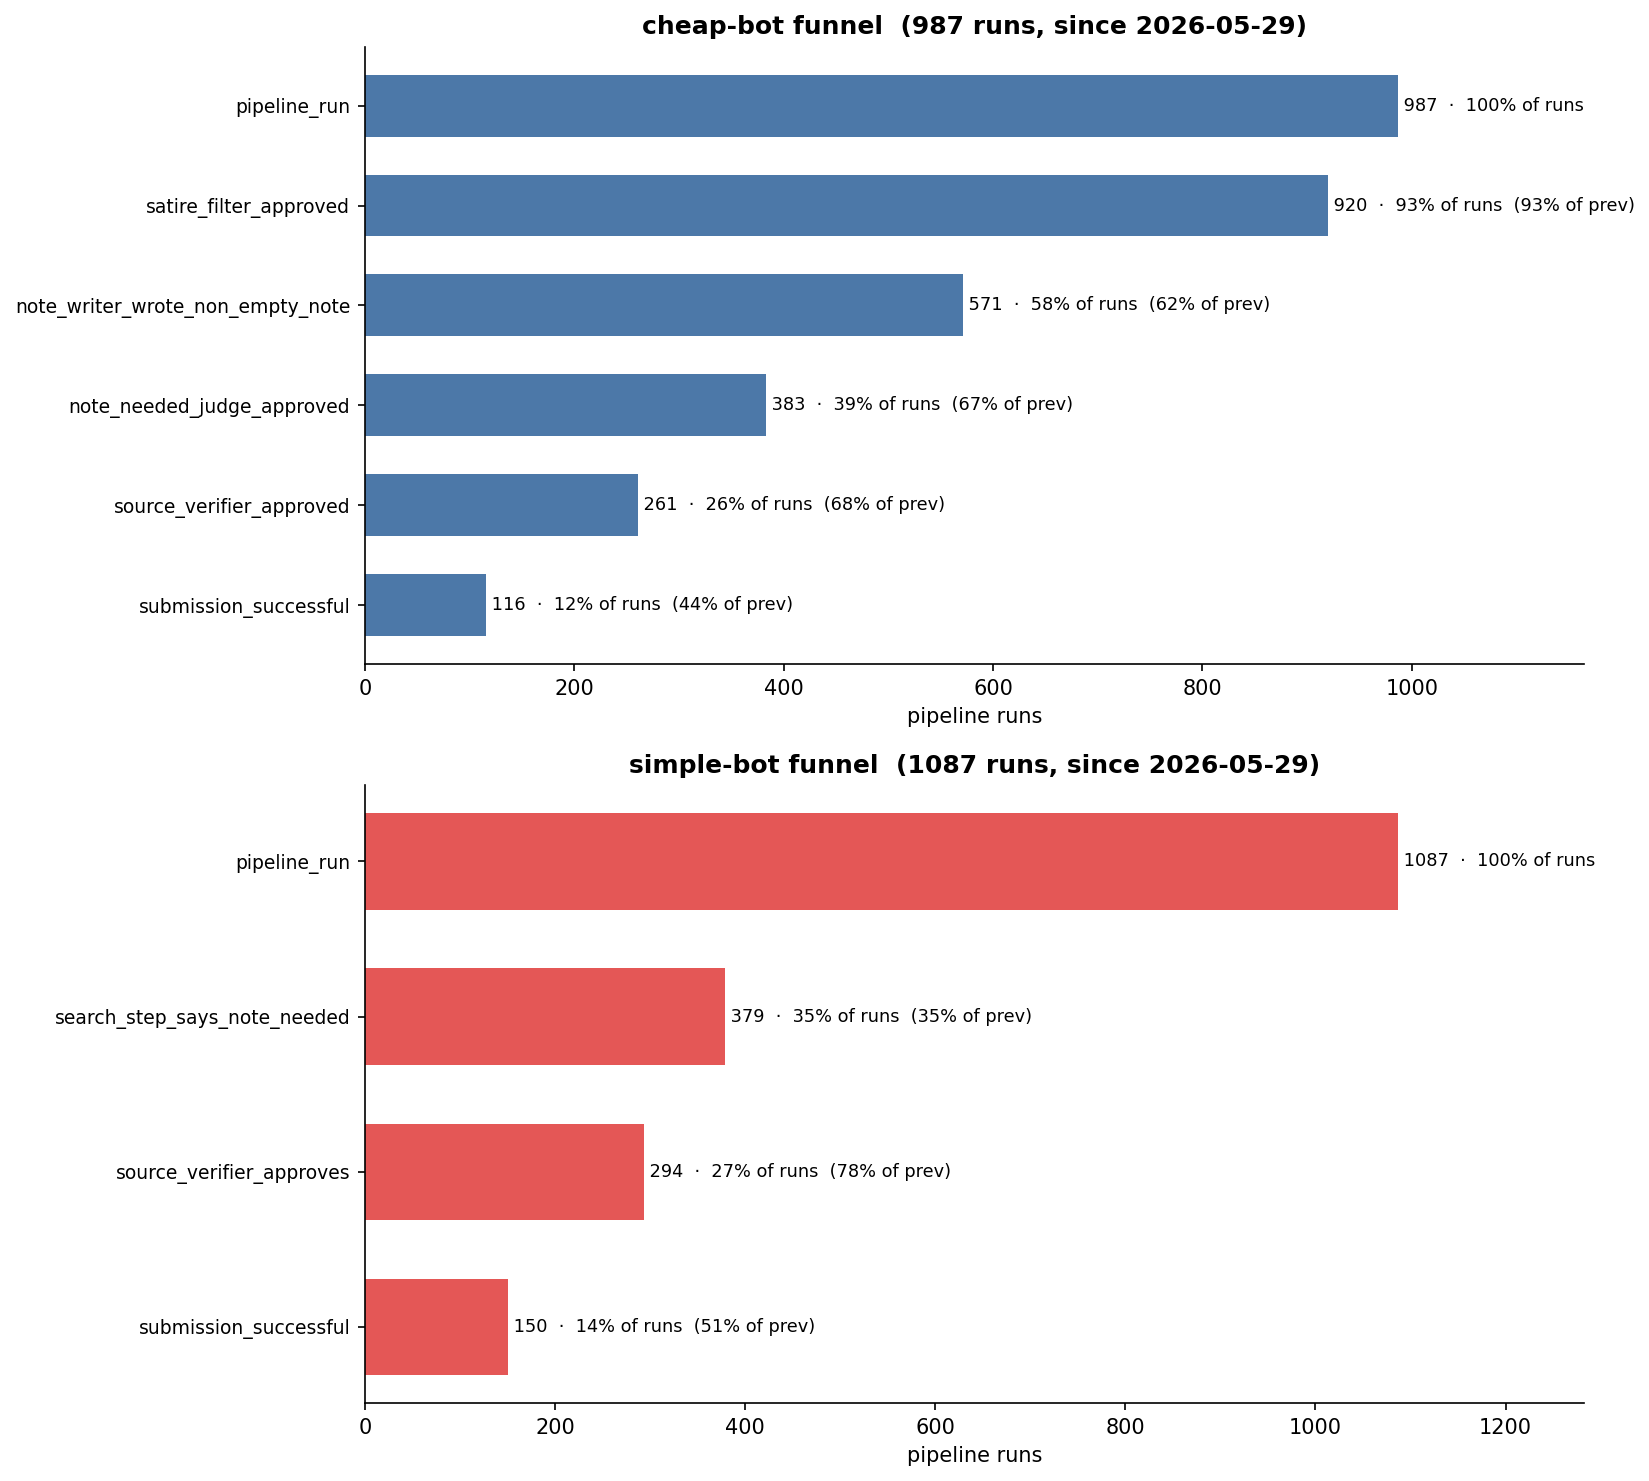

Here is the Python script that generated this plot:
"""Pipeline-run funnel: where do cheap-bot and simple-bot runs stop?

For each bot we bucket every pipeline_run into the furthest stage it reached and
draw a funnel. Stage membership is derived from slim JSONB subpaths of
`pipeline_runs.logs.note_writer_steps` plus the top-level `check_reasoning` /
`outcome` columns, so we never pull the heavy logs blob.

cheap-bot stages:
  pipeline_run -> satire_filter_approved -> note_writer_wrote_non_empty_note
    -> note_needed_judge_approved -> source_verifier_approved -> submission_successful
simple-bot stages:
  pipeline_run -> search_step_says_note_needed -> source_verifier_approves
    -> submission_successful
"""
import os
from pathlib import Path
from dotenv import load_dotenv
from supabase import create_client
import matplotlib
matplotlib.use("Agg")
import matplotlib.pyplot as plt

load_dotenv(Path(__file__).resolve().parents[3] / ".env")
sb = create_client(os.environ["SUPABASE_URL"], os.environ["SUPABASE_SERVICE_KEY"])

# cheap-bot's history starts 2026-05-29; use the same window for both bots so the
# comparison is apples-to-apples.
SINCE = "2026-05-29"

SELECT = (
    "id, created_at, outcome, check_reasoning,"
    "logs->note_writer_steps->satire_detector->skipped,"
    "logs->note_writer_steps->skipReason,"
    'logs->note_writer_steps->note_writer->attempts->"0"->charCount,'
    'logs->note_writer_steps->note_needed_judge->messages->"1"->content->note_needed'
)

PAGE = 1000


def fetch_runs(bot: str) -> list[dict]:
    """Keyset-paginate all runs for `bot` since SINCE (id is the unique cursor)."""
    rows: list[dict] = []
    last_id = None
    while True:
        q = (
            sb.table("pipeline_runs").select(SELECT)
            .eq("bot_name", bot).gte("created_at", SINCE)
            .order("id").limit(PAGE)
        )
        if last_id is not None:
            q = q.gt("id", last_id)
        batch = q.execute().data
        if not batch:
            break
        rows.extend(batch)
        last_id = batch[-1]["id"]
        if len(batch) < PAGE:
            break
    return rows


def cheap_stages(r: dict) -> dict[str, bool]:
    satire_ok = r.get("skipped") is not True and r.get("skipReason") != "empty_tweet_text"
    wrote = (r.get("charCount") or 0) > 0
    judge_ok = r.get("note_needed") is True
    verifier_ok = r.get("check_reasoning") == "YES"
    submitted = r.get("outcome") == "submitted"
    return {
        "pipeline_run": True,
        "satire_filter_approved": satire_ok,
        "note_writer_wrote_non_empty_note": satire_ok and wrote,
        "note_needed_judge_approved": satire_ok and wrote and judge_ok,
        "source_verifier_approved": satire_ok and wrote and judge_ok and verifier_ok,
        "submission_successful": submitted,
    }


def simple_stages(r: dict) -> dict[str, bool]:
    note_needed = r.get("charCount") is not None  # writer ran => search said note needed
    verifier_ok = r.get("check_reasoning") == "YES"
    submitted = r.get("outcome") == "submitted"
    return {
        "pipeline_run": True,
        "search_step_says_note_needed": note_needed,
        "source_verifier_approves": note_needed and verifier_ok,
        "submission_successful": submitted,
    }


def build_funnel(rows: list[dict], stage_fn) -> dict[str, int]:
    stage_names = list(stage_fn(rows[0] if rows else {}).keys())
    counts = {s: 0 for s in stage_names}
    for r in rows:
        for s, reached in stage_fn(r).items():
            if reached:
                counts[s] += 1
    return counts


def draw_funnel(ax, counts: dict[str, int], title: str, color: str):
    stages = list(counts.keys())
    vals = [counts[s] for s in stages]
    total = vals[0] or 1
    y = range(len(stages))
    ax.barh(y, vals, color=color, height=0.62)
    ax.set_yticks(list(y))
    ax.set_yticklabels(stages, fontsize=9)
    ax.invert_yaxis()
    ax.set_xlabel("pipeline runs")
    ax.set_title(title, fontsize=12, weight="bold")
    prev = None
    for i, v in enumerate(vals):
        pct_total = 100 * v / total
        step = f"  ({100 * v / prev:.0f}% of prev)" if prev else ""
        ax.text(v, i, f" {v}  ·  {pct_total:.0f}% of runs{step}", va="center", fontsize=8.5)
        prev = v
    ax.margins(x=0.18)
    for spine in ("top", "right"):
        ax.spines[spine].set_visible(False)


cheap_rows = fetch_runs("cheap-bot")
simple_rows = fetch_runs("simple-bot")
cheap = build_funnel(cheap_rows, cheap_stages)
simple = build_funnel(simple_rows, simple_stages)

print(f"\nWindow: since {SINCE}")
print(f"\ncheap-bot ({len(cheap_rows)} runs):")
for s, v in cheap.items():
    print(f"  {v:6d}  {s}")
print(f"\nsimple-bot ({len(simple_rows)} runs):")
for s, v in simple.items():
    print(f"  {v:6d}  {s}")

fig, axes = plt.subplots(2, 1, figsize=(11, 10))
draw_funnel(axes[0], cheap, f"cheap-bot funnel  ({len(cheap_rows)} runs, since {SINCE})", "#4C78A8")
draw_funnel(axes[1], simple, f"simple-bot funnel  ({len(simple_rows)} runs, since {SINCE})", "#E45756")
fig.tight_layout()
out = Path(__file__).resolve().parent / "funnel.png"
fig.savefig(out, dpi=150, bbox_inches="tight")
print(f"\nsaved {out}")
